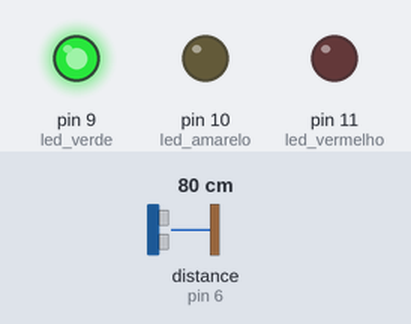
This sketch was run on a simulated Arduino Uno, built with avr-gcc and run on an emulated ATmega328P. On the bench: output pins drawn as LEDs (lit = HIGH). Wiring (inferred from the names in the program): ultrasonic range finder: trigger pin 7; echo pin 6. The inputs (shaded band) are chosen by the test bench; at power-on: distance to the obstacle (sensor on pin 6) 80 cm. The echo pulse lasts 58.3 µs per cm; pins used as bus, display or sensor lines are not drawn; what the sketch prints to the serial monitor is not drawn.

Above: at 1.2 s.
1.3 s: distance to the obstacle (sensor on pin 6) set to 13 cm
2.8 s: distance to the obstacle (sensor on pin 6) set to 10 cm
At 3.5 s:
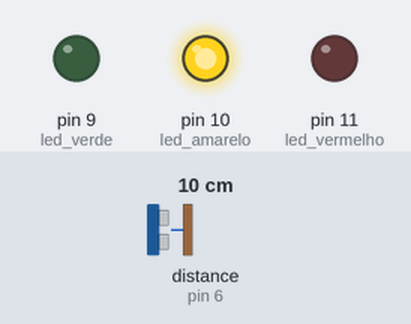
4.3 s: distance to the obstacle (sensor on pin 6) set to 8 cm
5.8 s: distance to the obstacle (sensor on pin 6) set to 5 cm
At 7.0 s:
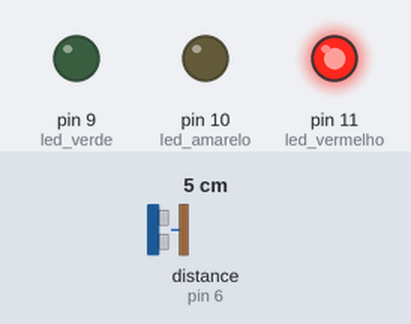
7.3 s: distance to the obstacle (sensor on pin 6) set to 9 cm
At 8.1 s:
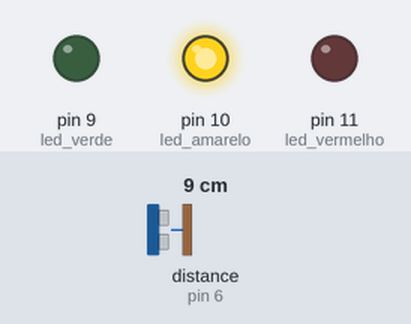
8.8 s: distance to the obstacle (sensor on pin 6) set to 2 cm
At 9.3 s:
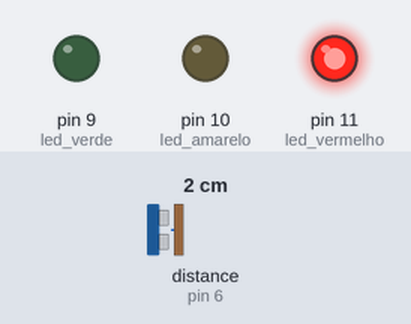
Timing chart, 0 to 11.3 s (numbered marks = the images above; inputs shaded):
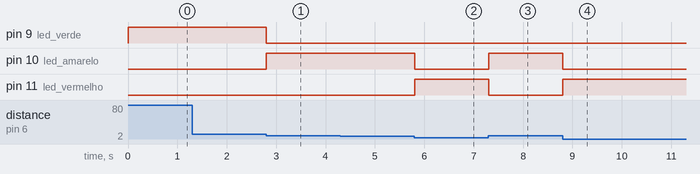

Measured:
- the behaviour switches between 12 and 11 cm on distance to the obstacle (sensor on pin 6) (found by bisection; images 0 and 1)
- the behaviour switches between 7 and 6 cm on distance to the obstacle (sensor on pin 6) (found by bisection; images 1 and 2)
- after the input at 2.8 s, pin 9 (led_verde): HIGH → LOW at once; pin 10 (led_amarelo): LOW → HIGH at once
- after the input at 5.8 s, pin 10 (led_amarelo): HIGH → LOW at once; pin 11 (led_vermelho): LOW → HIGH at once
- after the input at 7.3 s, pin 10 (led_amarelo): LOW → HIGH at once; pin 11 (led_vermelho): HIGH → LOW at once
- after the input at 8.8 s, pin 10 (led_amarelo): HIGH → LOW at once; pin 11 (led_vermelho): LOW → HIGH at once

The sketch:

HCSR-04Leds.ino
```cpp
#define led_verde 9
#define led_amarelo 10
#define led_vermelho 11
int trigger = 7;
int echo = 6;
long duration,cm;

void setup() {
  pinMode(9, OUTPUT);
  pinMode(10,OUTPUT);
  pinMode(11,OUTPUT);
  Serial.begin(9600);
}

void loop() {

  Distancia();//Puxa o método que mede a distância

  //Se a distância for menor que 6
  if (cm<=5){
    digitalWrite(led_amarelo,LOW);
    digitalWrite(led_verde,LOW);
  digitalWrite(led_vermelho,HIGH);//Led vermelho acende
  }else if((cm>5)&&(cm<=10)){//Senao se a distancia estiver entre 6 e 10
    digitalWrite(led_amarelo,HIGH);//Led amarelo acende
    digitalWrite(led_verde,LOW);
    digitalWrite(led_vermelho,LOW);
  }else{//Se todas as condiÁıes anteriores forem falsas
    digitalWrite(led_amarelo,LOW);
    digitalWrite(led_verde,HIGH);//Led verde acende
    digitalWrite(led_vermelho,LOW);
  }
}

//Método para medir a distância
void Distancia(){
  pinMode(trigger,OUTPUT);
  digitalWrite(trigger,LOW);
  delayMicroseconds(2);
  digitalWrite(trigger,HIGH);
  delayMicroseconds(10);
  digitalWrite(trigger,LOW);
  pinMode(echo,INPUT);
  duration = pulseIn(echo,HIGH);
  cm = duration / 58.8;
  Serial.println(cm);
}
```
